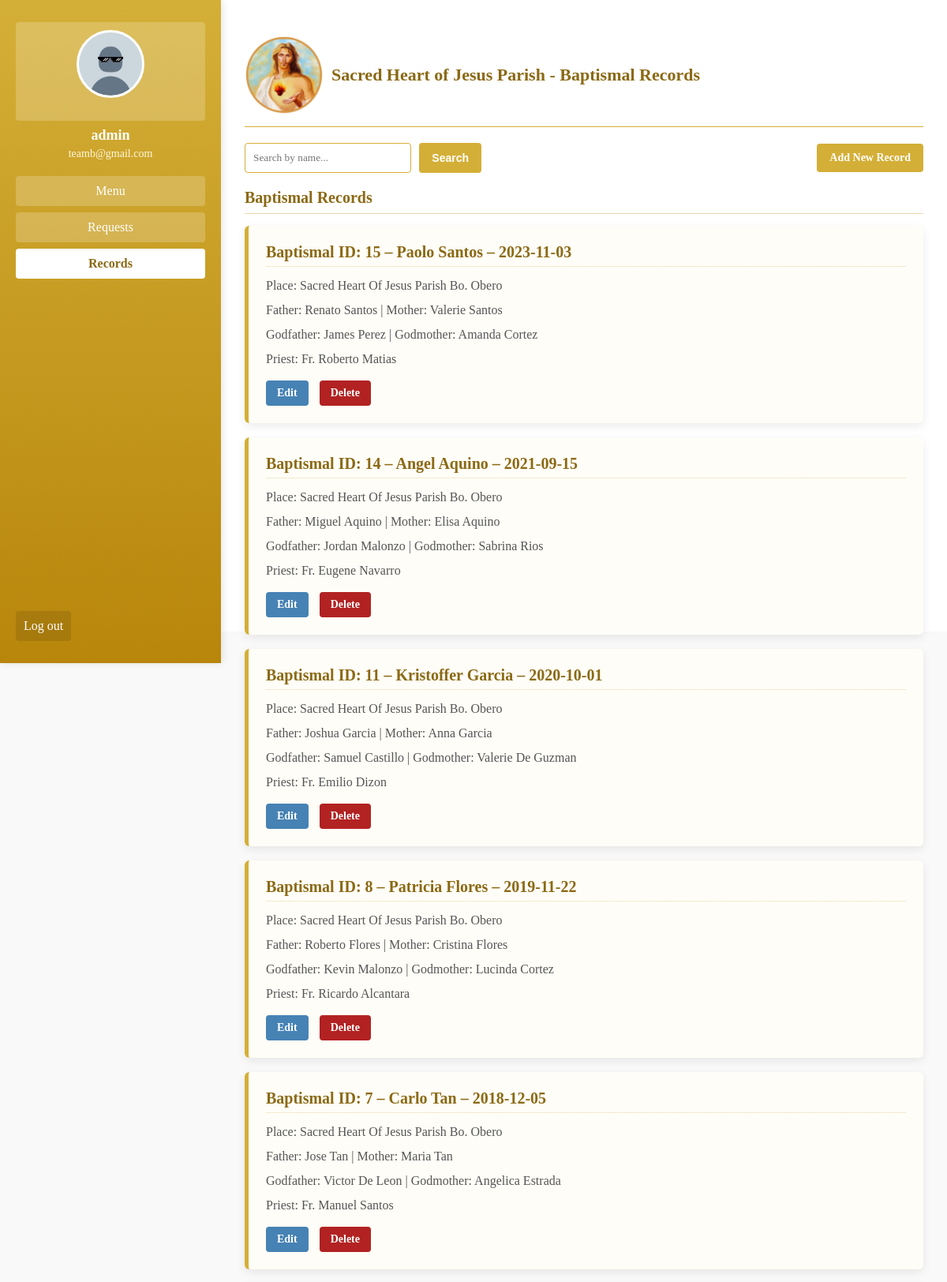
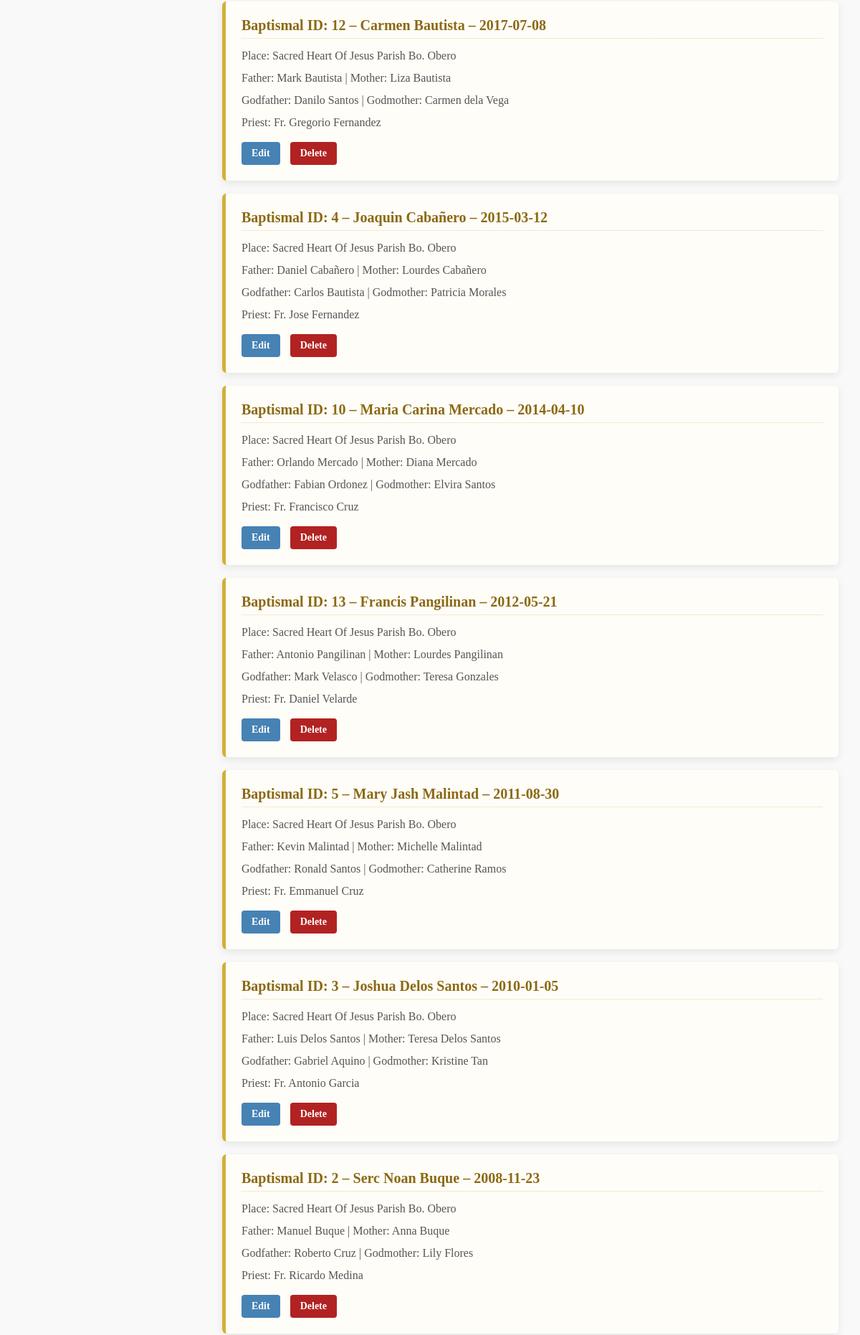
The page /baptismal_records.php (signed in, upper part) on the database its author committed (2 pictures, top to bottom).
### tables this page shows
CREATE TABLE `BaptismalRecords` (
  `baptismalrecord_id` int NOT NULL,
  `admin_id` int DEFAULT NULL,
  `full_name` varchar(100) DEFAULT NULL,
  `date_baptism` date DEFAULT NULL,
  `place_baptism` varchar(255) DEFAULT NULL,
  `father_name` varchar(100) DEFAULT NULL,
  `mother_name` varchar(100) DEFAULT NULL,
  `godfather` varchar(255) DEFAULT NULL,
  `godmother` varchar(255) DEFAULT NULL,
  `priest_name` varchar(100) DEFAULT NULL
);

### baptismal_records.php (the view, shortened to what this page needs)
<?php
include 'shjpdb.php';
$username = $_SESSION["username"];
$sql = "SELECT name, email FROM Administrator WHERE username = ?";
$stmt = $conn->prepare($sql);
$stmt->bind_param("s", $username);
$stmt->execute();
$result = $stmt->get_result();
$admin = $result->fetch_assoc();
$search = $_GET['search'] ?? '';
$searchTerm = "%$search%";
$stmt = $conn->prepare("SELECT * FROM BaptismalRecords WHERE full_name LIKE ? ORDER BY date_baptism DESC");
$stmt->bind_param("s", $searchTerm);
$stmt->execute();
$result = $stmt->get_result();
?>
<!DOCTYPE html>
<html>
<head>
</head>
<body>
    <div class="sidebar">
        <a href="admin_profile.php">
            <img src="images/profile.jpeg" alt="Profile">
        </a>
        <div class="username"><?php echo htmlspecialchars($_SESSION['username']); ?></div>
        <div class="email"><?php echo htmlspecialchars($admin['email']); ?></div>
        <a href="admin_dashboard.php">Menu</a>
        <a href="requests_page.php">Requests</a>
        <a href="records.php" class="active">Records</a>
        <a href="logout.php" class="logout">Log out</a>
    </div>
    <div class="main">
        <div class="header">
            <img src="images/logo2.png" alt="Logo" class="logo">
            Sacred Heart of Jesus Parish - Baptismal Records
        </div>
        <div class="top-container">
            <form method="GET" class="search-bar">
                <input type="text" name="search" placeholder="Search by name..." value="<?= htmlspecialchars($search) ?>">
                <input type="submit" value="Search" class="submit-btn">
            </form>
            <a href="addbaptismal_record.php" class="add-btn">Add New Record</a>
        </div>
        <div class="records-section">
            <div class="records-header">
                <h3 class="records-title">Baptismal Records</h3>
            </div>
       <?php if ($result->num_rows > 0): ?>
    <?php while ($row = $result->fetch_assoc()): ?>
        <div class="record">
            <h4>Baptismal ID: <?= htmlspecialchars($row['baptismalrecord_id']) ?> – <?= htmlspecialchars($row['full_name']) ?> – <?= htmlspecialchars($row['date_baptism']) ?></h4>
            <p>Place: <?= htmlspecialchars($row['place_baptism']) ?></p>
            <p>Father: <?= htmlspecialchars($row['father_name']) ?> | Mother: <?= htmlspecialchars($row['mother_name']) ?></p>
            <p>Godfather: <?= htmlspecialchars($row['godfather']) ?> | Godmother: <?= htmlspecialchars($row['godmother']) ?></p>
            <p>Priest: <?= htmlspecialchars($row['priest_name']) ?></p>
            <div class="actions">
                <a href="edit_baptismal.php?id=<?= $row['baptismalrecord_id'] ?>" class="action-btn edit">Edit</a>
                <a href="delete_baptismal.php?id=<?= $row['baptismalrecord_id'] ?>" class="action-btn delete" onclick="return confirm('Are you sure you want to delete this record?');">Delete</a>
            </div>
        </div>
         <?php endwhile; ?>
   <?php else: ?>
        <p>No baptismal records found.</p>
   <?php endif; ?>
        </div>
    </div>
</body>
</html>

### baptismal_records.php (style rules this page uses)
body { font-family: 'Times New Roman', serif; margin: 0; display: flex; height: 100vh; background-color: #f9f9f9; }
.sidebar { width: 240px; background-color: #d4af37; background-image: linear-gradient(to bottom, #d4af37, #b8860b); padding: 20px; text-align: center; height: 100vh; box-shadow: 2px 0 10px rgba(0,0,0,0.1); position: fixed; }
.sidebar img { width: 80px; height: 80px; border-radius: 50%; margin-bottom: 15px; border: 3px solid white; background-color: white; }
.sidebar .username { margin: 5px 0; font-size: 18px; color: white; font-weight: bold; }
.sidebar .email { font-size: 14px; color: #fff8dc; margin-bottom: 20px; }
.sidebar a { display: block; margin: 8px 0; padding: 10px; text-decoration: none; background-color: rgba(255, 255, 255, 0.2); color: white; border-radius: 4px; transition: all 0.3s; font-size: 16px; }
.sidebar a.active { background-color: white; color: #8b6914; font-weight: bold; }
.logout { position: absolute; bottom: 20px; left: 20px; background-color: rgba(0,0,0,0.1) !important; }
.main { flex: 1; padding: 30px; margin-left: 280px; background-color: white; }
.header { padding: 15px 0; font-weight: bold; font-size: 22px; color: #8b6914; border-bottom: 1px solid #d4af37; margin-bottom: 20px; display: flex; align-items: center; }
.logo { width: 100px; margin-right: 10px; }
.top-container { display: flex; justify-content: space-between; align-items: center; gap: 20px; margin-bottom: 20px; }
.search-bar { display: flex; gap: 10px; min-width: 300px; margin: 0; }
.search-bar input[type="text"] { flex: 1; padding: 10px; border: 1px solid #d4af37; border-radius: 4px; font-family: 'Times New Roman', serif; }
.submit-btn, .add-btn { background-color: #d4af37; color: white; border: none; padding: 10px 16px; border-radius: 4px; cursor: pointer; transition: background-color 0.3s; font-weight: bold; font-size: 14px; text-decoration: none; display: inline-block; }
.add-btn { margin-left: auto; }
.record { background-color: #fffdf7; margin-bottom: 18px; padding: 22px; border-left: 5px solid #d4af37; box-shadow: 0 4px 12px rgba(0,0,0,0.08); border-radius: 6px; transition: transform 0.3s; }
.record h4 { margin: 0 0 12px 0; color: #8b6914; font-size: 20px; padding-bottom: 6px; border-bottom: 1px dotted #e6d7ab; }
.record p { margin: 7px 0; color: #555; line-height: 1.5; font-size: 16px; }
.records-section { margin-top: 20px; }
.records-header { display: flex; justify-content: space-between; align-items: center; margin-bottom: 15px; border-bottom: 1px solid #e6d7ab; padding-bottom: 8px; }
.records-title { color: #8b6914; margin: 0; font-size: 20px; }
.actions { margin-top: 15px; }
.action-btn { display: inline-block; margin-right: 10px; padding: 8px 14px; font-size: 14px; border: none; border-radius: 4px; color: white; text-decoration: none; transition: background-color 0.3s; font-weight: bold; }
.action-btn.edit { background-color: #4682B4; }
.action-btn.delete { background-color: #B22222; }

### rows shown on the page
baptismalrecords: baptismalrecord_id "15", full_name "Paolo Santos", date_baptism "2023-11-03", place_baptism "Sacred Heart Of Jesus Parish Bo. Obero", father_name "Renato Santos", mother_name "Valerie Santos", godfather "James Perez", godmother "Amanda Cortez", priest_name "Fr. Roberto Matias"
baptismalrecords: baptismalrecord_id "14", full_name "Angel Aquino", date_baptism "2021-09-15", place_baptism "Sacred Heart Of Jesus Parish Bo. Obero", father_name "Miguel Aquino", mother_name "Elisa Aquino", godfather "Jordan Malonzo", godmother "Sabrina Rios", priest_name "Fr. Eugene Navarro"
baptismalrecords: baptismalrecord_id "11", full_name "Kristoffer Garcia", date_baptism "2020-10-01", place_baptism "Sacred Heart Of Jesus Parish Bo. Obero", father_name "Joshua Garcia", mother_name "Anna Garcia", godfather "Samuel Castillo", godmother "Valerie De Guzman", priest_name "Fr. Emilio Dizon"
baptismalrecords: baptismalrecord_id "8", full_name "Patricia Flores", date_baptism "2019-11-22", place_baptism "Sacred Heart Of Jesus Parish Bo. Obero", father_name "Roberto Flores", mother_name "Cristina Flores", godfather "Kevin Malonzo", godmother "Lucinda Cortez", priest_name "Fr. Ricardo Alcantara"
baptismalrecords: baptismalrecord_id "7", full_name "Carlo Tan", date_baptism "2018-12-05", place_baptism "Sacred Heart Of Jesus Parish Bo. Obero", father_name "Jose Tan", mother_name "Maria Tan", godfather "Victor De Leon", godmother "Angelica Estrada", priest_name "Fr. Manuel Santos"
baptismalrecords: baptismalrecord_id "12", full_name "Carmen Bautista", date_baptism "2017-07-08", place_baptism "Sacred Heart Of Jesus Parish Bo. Obero", father_name "Mark Bautista", mother_name "Liza Bautista", godfather "Danilo Santos", godmother "Carmen dela Vega", priest_name "Fr. Gregorio Fernandez"
baptismalrecords: baptismalrecord_id "4", full_name "Joaquin Cabañero", date_baptism "2015-03-12", place_baptism "Sacred Heart Of Jesus Parish Bo. Obero", father_name "Daniel Cabañero", mother_name "Lourdes Cabañero", godfather "Carlos Bautista", godmother "Patricia Morales", priest_name "Fr. Jose Fernandez"
baptismalrecords: baptismalrecord_id "10", full_name "Maria Carina Mercado", date_baptism "2014-04-10", place_baptism "Sacred Heart Of Jesus Parish Bo. Obero", father_name "Orlando Mercado", mother_name "Diana Mercado", godfather "Fabian Ordonez", godmother "Elvira Santos", priest_name "Fr. Francisco Cruz"
baptismalrecords: baptismalrecord_id "13", full_name "Francis Pangilinan", date_baptism "2012-05-21", place_baptism "Sacred Heart Of Jesus Parish Bo. Obero", father_name "Antonio Pangilinan", mother_name "Lourdes Pangilinan", godfather "Mark Velasco", godmother "Teresa Gonzales", priest_name "Fr. Daniel Velarde"
baptismalrecords: baptismalrecord_id "5", full_name "Mary Jash Malintad", date_baptism "2011-08-30", place_baptism "Sacred Heart Of Jesus Parish Bo. Obero", father_name "Kevin Malintad", mother_name "Michelle Malintad", godfather "Ronald Santos", godmother "Catherine Ramos", priest_name "Fr. Emmanuel Cruz"
baptismalrecords: baptismalrecord_id "3", full_name "Joshua Delos Santos", date_baptism "2010-01-05", place_baptism "Sacred Heart Of Jesus Parish Bo. Obero", father_name "Luis Delos Santos", mother_name "Teresa Delos Santos", godfather "Gabriel Aquino", godmother "Kristine Tan", priest_name "Fr. Antonio Garcia"
baptismalrecords: baptismalrecord_id "2", full_name "Serc Noan Buque", date_baptism "2008-11-23", place_baptism "Sacred Heart Of Jesus Parish Bo. Obero", father_name "Manuel Buque", mother_name "Anna Buque", godfather "Roberto Cruz", godmother "Lily Flores", priest_name "Fr. Ricardo Medina"

### other values the page prints
$_SESSION['username'] "admin"
$admin['email'] "teamb@gmail.com"
